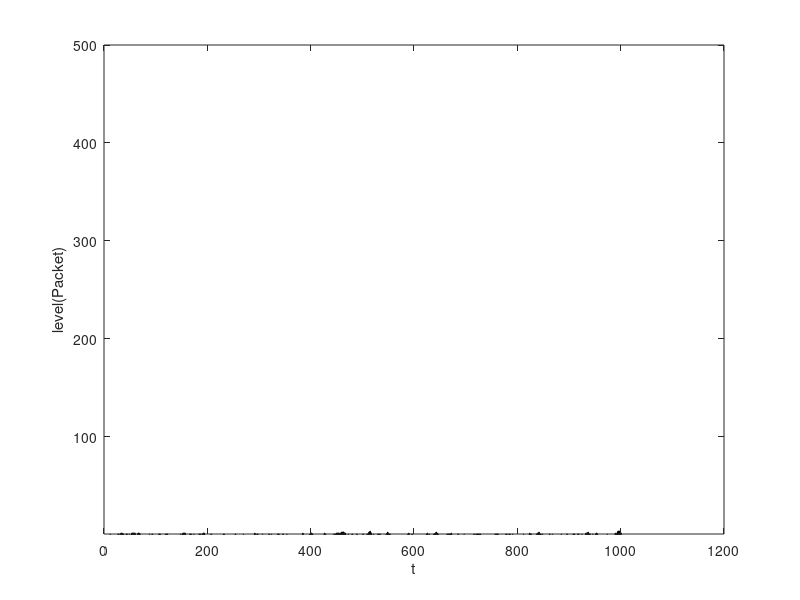

This figure's MATLAB source:
clc
close all
q1_max=1;
q2_max=1/2;
p1=1/4;
M=500;
N=1000;
X=zeros(N,1);
Blocked=0;
Sent=0;
Collision=0;
q1=q1_max;
q2=q2_max;
s1=0;
s2=0;
for t=1:N
    if X(t)<=M-1
        X(t)=X(t)+binornd(1,p1);  
    else
        Blocked=Blocked+binornd(1,p1);
    end
%     disp(['t=', num2str(t), ',','X(t)=', num2str(X(t))]);
    s1=ceil(X(t)/M)*binornd(1,q1);
    s2=binornd(1,q2);
    
    switch s1+s2
        case 1
            if s1==1
                X(t)=X(t)-1;
                q1=q1_max;
                Sent=Sent+1;
                
            else
                q2=q2_max;
            end
            
        case 2
            
            q1=q1_max/2;
            q2=q2_max/2;
            Collision=Collision+1;
    end
    X(t+1)=X(t);
%     disp(['t=', num2str(t), ',','X(t)=', num2str(X(t)), ',',...
%           'q1=', num2str(q1/q1_max), ',','q2=', num2str(q2/q2_max), ',',...
%           's1=', num2str(s1), ',','s2=', num2str(s2)])
end
bar(X)
      ylim([1;M])
      xlabel('t')
      ylabel('level(Packet)')
disp(['Throughput=', num2str(Sent/N),'  ,' ,...
      'Collision', num2str(Collision),'  ,',...
      'Blocking Probability=', num2str(Blocked/(N)),...
      ', Average Delay= ', num2str(sum(X/N))]);